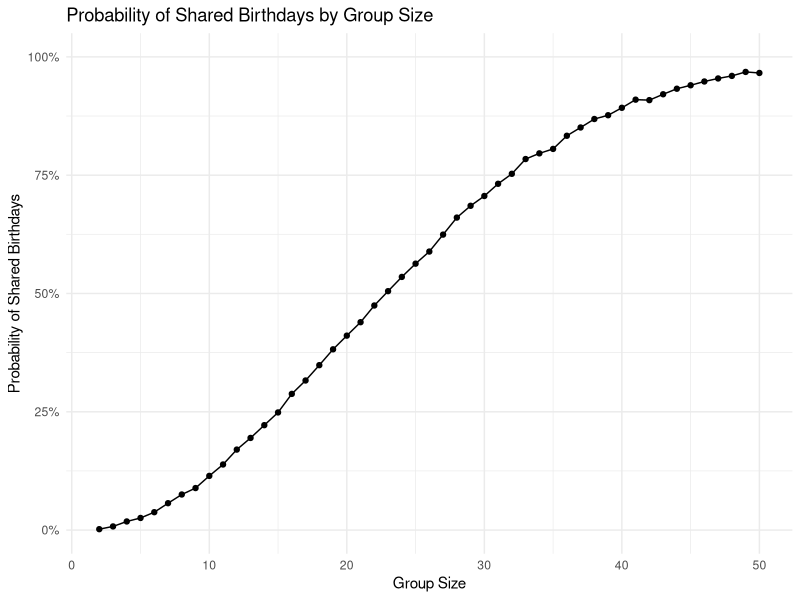

The R script that drew this image: (Note: this script raises an error after producing the figure.)
## ---- chunk 1
library(tidyverse)
library(broom)

knitr::opts_chunk$set(
  fig.width = 8,
  fig.asp = .6,
  out.width = "90%",
  message = FALSE,
  warning = FALSE
)

theme_set(
  theme_minimal() +
    theme(legend.position = "bottom")
)

set.seed(4657)
## ---- chunk 2
birthday_repeated = function(n) {

  birthdays = sample(
    1:365,
    size = n,
    replace = TRUE
  )

  repeated = length(unique(birthdays)) < n

  return(repeated)
}
## ---- chunk 3
birthday_results_df =
  expand_grid(
    group_size = 2:50,
    iter = 1:10000
  ) |>
  mutate(
    repeated = map_lgl(group_size, birthday_repeated)
  )

birthday_prob_df =
  birthday_results_df |>
  group_by(group_size) |>
  summarize(
    prob_repeat = mean(repeated),
    .groups = "drop"
  )

birthday_prob_df
## ---- chunk 4
birthday_prob_df |>
  ggplot(aes(x = group_size, y = prob_repeat)) +
  geom_point() +
  geom_line() +
  labs(
    title = "Probability of Shared Birthdays by Group Size",
    x = "Group Size",
    y = "Probability of Shared Birthdays"
  ) +
  scale_y_continuous(
    limits = c(0, 1),
    labels = scales::percent
  )
## ---- chunk 5
file_names =
  tibble(
    file_name = list.files(
      path = "./data",
      pattern = "\\.csv$",
      full.names = TRUE
    )
  )

file_names
## ---- chunk 6
study_df =
  file_names |>
  mutate(
    data = map(file_name, read_csv, show_col_types = FALSE)
  )

study_df
## ---- chunk 7
study_tidy_df =
  study_df |>
  mutate(
    arm = case_when(
      str_detect(file_name, "con_") ~ "Control",
      str_detect(file_name, "exp_") ~ "Experimental"
    ),
    subject_id = str_extract(
      basename(file_name), "\\d+"
    )
  ) |>
  select(-file_name) |>
  unnest(data) |>
  pivot_longer(
    cols = starts_with("week_"),
    names_to = "week",
    values_to = "observation"
  ) |>
  mutate(
    week = as.numeric(str_remove(week, "week_")),
    arm = factor(
      arm,
      levels = c("Control", "Experimental")
    )
  ) |>
  arrange(arm, subject_id, week)

study_tidy_df
## ---- chunk 8
study_tidy_df |>
  ggplot(
    aes(
      x = week,
      y = observation,
      group = interaction(arm, subject_id),
      color = arm
    )
  ) +
  geom_line(alpha = 0.6) +
  geom_point(size = 1.5, alpha = 0.8) +
  facet_grid(. ~ arm) +
  scale_x_continuous(breaks = 1:8) +
  labs(
    title = "Weekly Observations by Treatment Arm",
    x = "Week",
    y = "Observation",
    color = "Treatment Arm"
  )
## ---- chunk 9
sim_ttest = function(mu, n = 30, sigma = 5) {

  sim_data = tibble(
    x = rnorm(
      n = n,
      mean = mu,
      sd = sigma
    )
  )

  test_results =
    t.test(sim_data$x, mu = 0) |>
    broom::tidy()

  test_results |>
    select(estimate, p.value)
}
## ---- chunk 10
sim_results_df =
  expand_grid(
    mu = 0:6,
    iter = 1:5000
  ) |>
  mutate(
    test_results = map(mu, sim_ttest)
  ) |>
  unnest(test_results) |>
  mutate(
    reject = p.value < 0.05
  )

sim_results_df
## ---- chunk 11
power_df =
  sim_results_df |>
  group_by(mu) |>
  summarize(
    power = mean(reject),
    .groups = "drop"
  )

power_df
## ---- chunk 12
power_df |>
  ggplot(aes(x = mu, y = power)) +
  geom_point(size = 2) +
  geom_line() +
  scale_x_continuous(breaks = 0:6) +
  scale_y_continuous(
    limits = c(0, 1),
    labels = scales::percent
  ) +
  labs(
    title = "Statistical Power by True Mean",
    x = "True Mean (mu)",
    y = "Proportion of Null Hypotheses Rejected"
  )
## ---- chunk 13
estimate_df =
  sim_results_df |>
  group_by(mu) |>
  summarize(
    mean_estimate = mean(estimate),
    mean_estimate_rejected =
      mean(estimate[reject]),
    .groups = "drop"
  )

estimate_df
## ---- chunk 14
estimate_df |>
  ggplot(aes(x = mu, y = mean_estimate)) +
  geom_point(size = 2) +
  geom_line() +
  geom_abline(
    intercept = 0,
    slope = 1,
    linetype = "dashed"
  ) +
  scale_x_continuous(breaks = 0:6) +
  labs(
    title = "Average Estimate by True Mean",
    x = "True Mean (mu)",
    y = "Average Estimate of mu"
  )
## ---- chunk 15
estimate_df |>
  pivot_longer(
    cols = c(
      mean_estimate,
      mean_estimate_rejected
    ),
    names_to = "estimate_type",
    values_to = "average_estimate"
  ) |>
  mutate(
    estimate_type = recode(
      estimate_type,
      mean_estimate = "All Samples",
      mean_estimate_rejected = "Rejected Samples Only"
    )
  ) |>
  ggplot(
    aes(
      x = mu,
      y = average_estimate,
      color = estimate_type
    )
  ) +
  geom_point(size = 2) +
  geom_line() +
  geom_abline(
    intercept = 0,
    slope = 1,
    linetype = "dashed"
  ) +
  scale_x_continuous(breaks = 0:6) +
  labs(
    title = "Average Estimates Across All and Rejected Samples",
    x = "True Mean (mu)",
    y = "Average Estimated Mean",
    color = "Sample Selection"
  )
